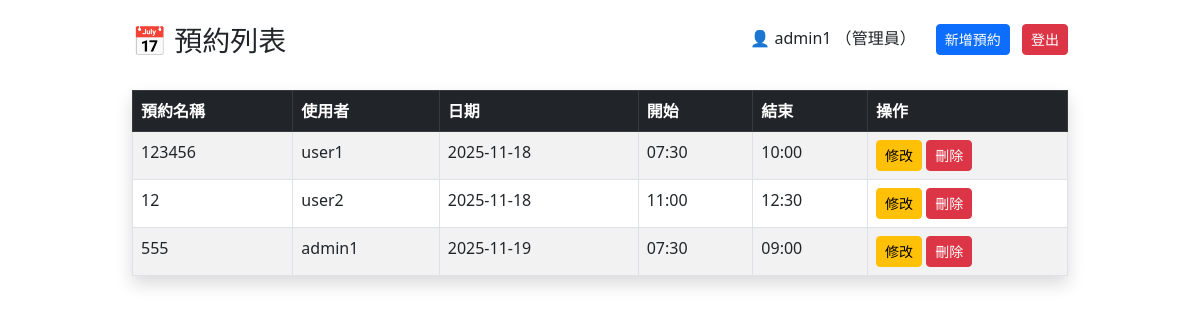
Screenshot of /list (signed in) with the database file from the repository.
### app.py (models this page shows)
class Booking(db.Model):
    id = db.Column(db.Integer, primary_key=True)
    name = db.Column(db.String(50))
    user = db.Column(db.String(20))  # 建立這筆預約的使用者帳號
    date = db.Column(db.String(20))
    start_time = db.Column(db.String(20))
    end_time = db.Column(db.String(20))

### app.py (the view)
@app.route("/list")
def list():
    if "username" not in session:
        return redirect(url_for("login"))
    bookings = Booking.query.order_by(Booking.date, Booking.start_time).all()
    return render_template("list.html", bookings=bookings, username=session["username"], role=session["role"])

### templates/list.html (shortened to what this page needs)
<!DOCTYPE html>
<html lang="zh-TW">
<head>
    <link href="https://cdn.jsdelivr.net/npm/bootstrap@5.3.0/dist/css/bootstrap.min.css" rel="stylesheet">
</head>
<body class="p-4">
<div class="container col-10">
    <div class="d-flex justify-content-between mb-4">
        <h3>📅 預約列表</h3>
        <div>
            <span class="me-3">👤 {{ username }} （{{ "管理員" if role=='admin' else "使用者" }}）</span>
            <a href="/" class="btn btn-primary btn-sm me-2">新增預約</a>
            <a href="/logout" class="btn btn-danger btn-sm">登出</a>
        </div>
    </div>
    <table class="table table-bordered table-striped shadow">
        <thead class="table-dark">
            <tr>
                <th>預約名稱</th>
                <th>使用者</th>
                <th>日期</th>
                <th>開始</th>
                <th>結束</th>
                <th width="200">操作</th>
            </tr>
        </thead>
        <tbody>
        {% for b in bookings %}
            <tr>
                <td>{{ b.name }}</td>
                <td>{{ b.user }}</td>
                <td>{{ b.date }}</td>
                <td>{{ b.start_time }}</td>
                <td>{{ b.end_time }}</td>
                <td>
                    {% if role == 'admin' or b.user == username %}
                        <a href="/edit/{{ b.id }}" class="btn btn-warning btn-sm">修改</a>
                        <a href="/delete/{{ b.id }}" class="btn btn-danger btn-sm">刪除</a>
                    {% else %}
                        <span class="text-muted">無權限</span>
                    {% endif %}
                </td>
            </tr>
        {% endfor %}
        </tbody>
    </table>
</div>
</body>
</html>

### rows the page displays
Booking: user "admin1", name "555", date "2025-11-19", start_time "07:30", end_time "09:00"
Booking: name "123456", user "user1", date "2025-11-18", start_time "07:30", end_time "10:00"
Booking: name "12", user "user2", date "2025-11-18", start_time "11:00", end_time "12:30"

### other values shown
{{ "管理員" if role=='admin' else "使用者" }} "管理員"
